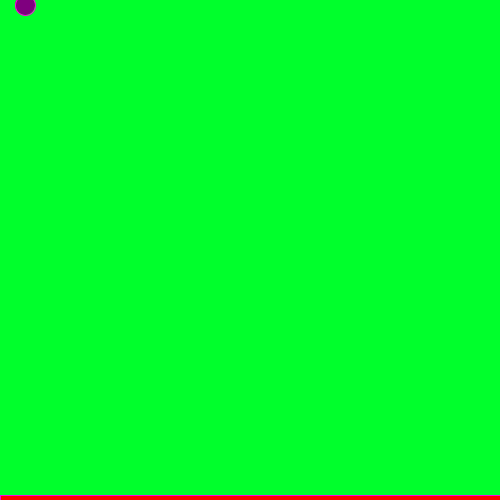
Frame 1 (no input)
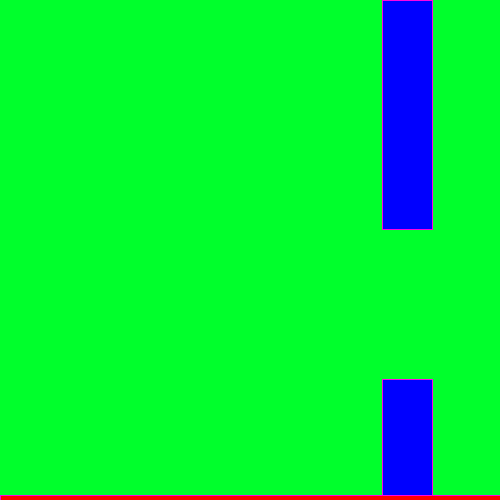
Frame 60 (the mouse pressed at the canvas centre just before this capture)
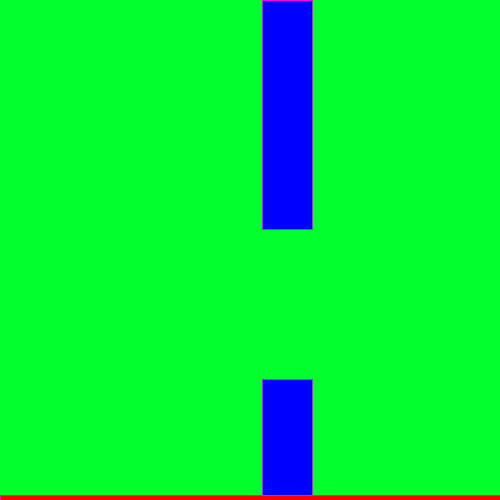
Frame 120 (the mouse held since frame 60 and released just before this capture)

The Processing sketch that drew these frames (run headless with seeded random() and noise(); from frame 60 on, the mouse is pressed at the canvas centre):

// Processing sketch: FlappyBird
// ── FlappyBird.pde
int byv = 0;
int g = 1;
int x = 25;
int y = 5;
int x1 = 500;
int y1 = 0;
int ly = 495;
int uy = 0;
int pg = 150;

int upperPipeHeight = (int) random(100, 300);
int score;
void setup() {
  size(500, 500);
  background(0, 255, 44);
  
}

void draw() { 
  println(score);
  ly = uy + upperPipeHeight + pg;
  background(0, 255, 44);
  fill(178, 0, 255);
  stroke(255, 3, 226);
  teleportPipes();
  fill(0, 0, 255);
  rect(x1, y1, 50, upperPipeHeight);
  rect(x1, ly, 50, 500);

  fill(255, 0, 0);
  rect(0, 495, 500, 50 );
  fill(127, 0, 127);
  
  ellipse(x, y, 20, 20);
  if (intersectsPipes()== false) {
    x1-=2;
    
  }
  if(intersectsPipes()==true){
  
  exit();
  
  
  }
  byv+=g;
  y+=byv;
  if (mousePressed==true) {
    byv=-6 ;
  }
}

void teleportPipes() {
  if (x1<=0) {
    x1 = 500;
    upperPipeHeight = (int) random(100, 300);
    score++;
  }
}

boolean intersectsPipes() { 
  if (y < upperPipeHeight && x > x1 && x < (x1+50)) {
        println("uppper collided");
    return true;
  } else if (y>ly && x > x1 && x < (x1+50)) {
    println("lower collided");
    return true;
  } else { 
    return false;
  }
}
